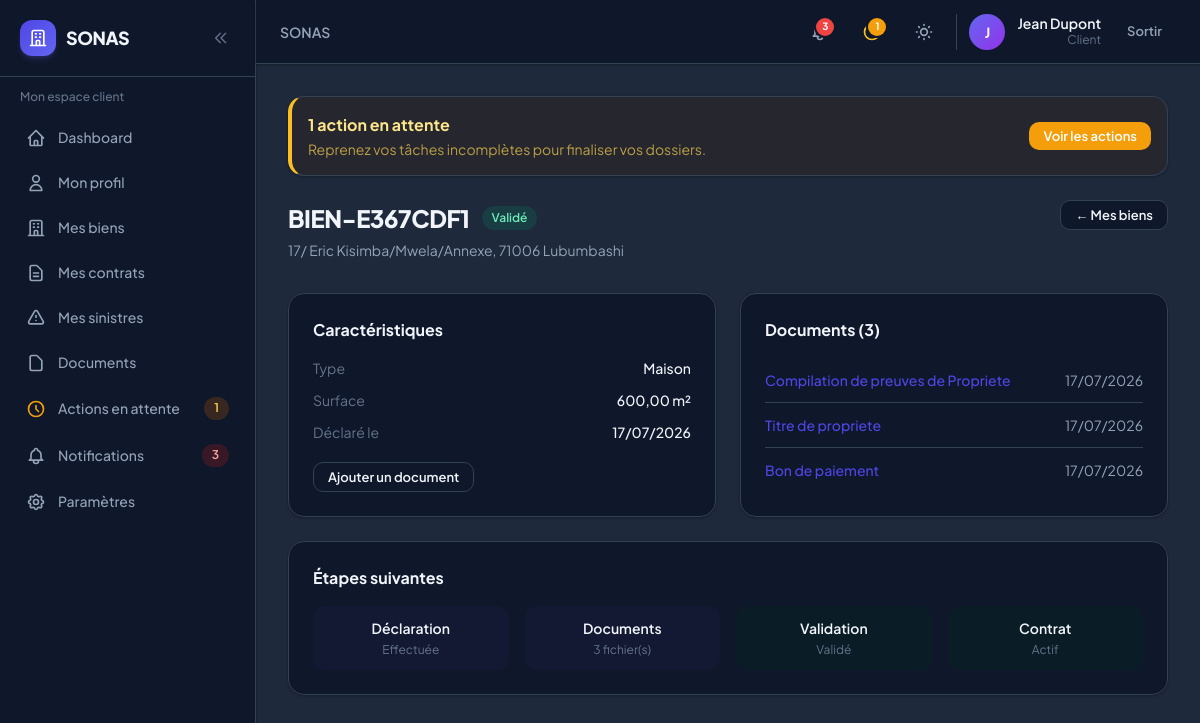
Screenshot of /client/biens/7/ (signed in) with the database file from the repository.
### accounts/models.py (models this page shows, shortened)
class User(AbstractUser):
    role = models.CharField(
        max_length=10,
        choices=UserRole.choices,
        default=UserRole.CLIENT,
        db_index=True,
    )
    phone = models.CharField(max_length=20, blank=True)
    theme_preference = models.CharField(
        max_length=10,
        choices=[('light', 'Clair'), ('dark', 'Sombre'), ('system', 'Système')],
        default='system',
    )
    created_at = models.DateTimeField(auto_now_add=True)
    updated_at = models.DateTimeField(auto_now=True)
    class Meta:
        verbose_name = 'Utilisateur'
        verbose_name_plural = 'Utilisateurs'
    @property
    def is_client(self):
        return self.role == UserRole.CLIENT
    @property
    def is_internal(self):
        return self.role in (UserRole.AGENT, UserRole.GERANT, UserRole.ADMIN)

### biens/models.py (models this page shows, shortened)
class Bien(models.Model):
    client = models.ForeignKey(Client, on_delete=models.CASCADE, related_name='biens')
    reference = models.CharField(max_length=50, unique=True)
    type_bien = models.CharField(max_length=20, choices=BienType.choices, default=BienType.APPARTEMENT)
    adresse = models.TextField()
    code_postal = models.CharField(max_length=10)
    ville = models.CharField(max_length=100)
    surface_m2 = models.DecimalField(max_digits=10, decimal_places=2, null=True, blank=True)
    valeur_estimee = models.DecimalField(
        max_digits=14,
        decimal_places=2,
        null=True,
        blank=True,
        help_text='Valeur estimée du bien en USD (utilisée pour la grille tarifaire).',
    )
    grille_tarifaire = models.ForeignKey(
        'contrats.GrilleTarifaire',
        on_delete=models.SET_NULL,
        null=True,
        blank=True,
        related_name='biens',
        verbose_name='Forfait d\'assurance',
    )
    description = models.TextField(blank=True)
    statut = models.CharField(max_length=15, choices=BienStatut.choices, default=BienStatut.EN_ATTENTE)
    motif_rejet = models.TextField(blank=True)
    created_at = models.DateTimeField(auto_now_add=True)
    updated_at = models.DateTimeField(auto_now=True)
    class Meta:
        verbose_name = 'Bien'
        verbose_name_plural = 'Biens'
        ordering = ['-created_at']

### documents/models.py (models this page shows, shortened)
class Document(models.Model):
    sinistre = models.ForeignKey(
        Sinistre, on_delete=models.CASCADE, null=True, blank=True, related_name='documents'
    )
    bien = models.ForeignKey(
        Bien, on_delete=models.CASCADE, null=True, blank=True, related_name='documents'
    )
    contrat = models.ForeignKey(
        'contrats.Contrat',
        on_delete=models.CASCADE,
        null=True,
        blank=True,
        related_name='documents',
    )
    type_document = models.CharField(max_length=20, choices=DocumentType.choices, default=DocumentType.JUSTIFICATIF)
    titre = models.CharField(max_length=200)
    fichier = models.FileField(upload_to=document_upload_path)
    taille_octets = models.PositiveIntegerField(default=0)
    uploaded_by = models.ForeignKey(
        settings.AUTH_USER_MODEL,
        on_delete=models.SET_NULL,
        null=True,
        related_name='documents_uploades',
    )
    created_at = models.DateTimeField(auto_now_add=True)
    class Meta:
        verbose_name = 'Document'
        verbose_name_plural = 'Documents'
        ordering = ['-created_at']

### contrats/models.py (models this page shows, shortened)
class Contrat(models.Model):
    client = models.ForeignKey(Client, on_delete=models.CASCADE, related_name='contrats')
    bien = models.ForeignKey(Bien, on_delete=models.CASCADE, related_name='contrats')
    reference = models.CharField(max_length=50, unique=True)
    date_debut = models.DateField()
    date_fin = models.DateField()
    statut = models.CharField(
        max_length=15,
        choices=ContratStatut.choices,
        default=ContratStatut.BROUILLON,
    )
    montant_annuel = models.DecimalField(max_digits=12, decimal_places=2, null=True, blank=True)
    plafond_indemnisation = models.DecimalField(
        max_digits=12,
        decimal_places=2,
        default=0,
        help_text='Plafond total d\'indemnisation du contrat (USD).',
    )
    montant_indemnise_cumule = models.DecimalField(
        max_digits=12,
        decimal_places=2,
        default=0,
        help_text='Montant total déjà indemnisé sur ce contrat (USD).',
    )
    grille_tarifaire = models.ForeignKey(
        GrilleTarifaire,
        on_delete=models.SET_NULL,
        null=True,
        blank=True,
        related_name='contrats',
        verbose_name='Forfait d\'assurance',
    )
    bon_paiement_reference = models.CharField(max_length=50, blank=True, db_index=True)
    paiement_valide = models.BooleanField(default=False)
    notes = models.TextField(blank=True)
    date_souscription = models.DateTimeField(null=True, blank=True)
    alerte_j30_envoyee = models.BooleanField(default=False)
    alerte_j15_envoyee = models.BooleanField(default=False)
    alerte_j7_envoyee = models.BooleanField(default=False)
    alerte_j0_envoyee = models.BooleanField(default=False)
    sinistres_bloques = models.BooleanField(default=False)
    created_at = models.DateTimeField(auto_now_add=True)
    updated_at = models.DateTimeField(auto_now=True)
    class Meta:
        verbose_name = 'Contrat'
        verbose_name_plural = 'Contrats'
        ordering = ['-created_at']

### biens/views.py (the view)
@client_required
def bien_detail_client(request, pk):
    client = request.user.client_profile
    bien = get_object_or_404(
        Bien.objects.prefetch_related('documents'),
        pk=pk, client=client,
    )
    from contrats.models import Contrat, ContratStatut
    contrat_actif = Contrat.objects.filter(
        client=client, bien=bien,
        statut__in=(ContratStatut.EN_ATTENTE, ContratStatut.BROUILLON, ContratStatut.ACTIF),
    ).first()
    peut_souscrire = False
    return render(request, 'biens/detail.html', {
        'bien': bien,
        'contrat_actif': contrat_actif,
        'peut_souscrire': peut_souscrire,
        'show_next_steps': True,
    })

### notifications/services.py (called while the page is built)
def get_pending_actions_count(user):
    return ActionEnAttente.objects.filter(user=user, is_resolved=False).count()

def get_unread_count(user):
    return Notification.objects.filter(user=user, is_read=False).count()

def get_recent_notifications(user, limit=5):
    return Notification.objects.filter(user=user).order_by('-created_at')[:limit]

### templates/biens/detail.html (shortened to what this page needs)
{% extends 'base.html' %}
{% block content %}
<div class="sonas-page-header flex flex-col sm:flex-row sm:items-start sm:justify-between gap-4 mb-8">
    <div>
        <div class="flex flex-wrap items-center gap-3 mb-1">
            <h1>{{ bien.reference }}</h1>
            <span class="sonas-badge sonas-badge-{% if bien.statut == 'VALIDE' %}green{% elif bien.statut == 'REJETE' %}red{% else %}yellow{% endif %}">
                {{ bien.get_statut_display }}
            </span>
        </div>
        <p>{{ bien.adresse }}, {{ bien.code_postal }} {{ bien.ville }}</p>
    </div>
    <a href="{% url 'biens_client:list' %}" class="sonas-btn sonas-btn-secondary sonas-btn-sm shrink-0">← Mes biens</a>
</div>
<div class="grid lg:grid-cols-2 gap-6">
    <div class="sonas-card p-6">
        <h2 class="font-bold mb-4">Caractéristiques</h2>
        <dl class="space-y-3 text-sm">
            <div class="flex justify-between gap-4"><dt class="text-slate-500">Type</dt><dd class="font-medium">{{ bien.get_type_bien_display }}</dd></div>
            <div class="flex justify-between gap-4"><dt class="text-slate-500">Surface</dt><dd class="font-medium">{% if bien.surface_m2 %}{{ bien.surface_m2 }} m²{% else %}—{% endif %}</dd></div>
            <div class="flex justify-between gap-4"><dt class="text-slate-500">Déclaré le</dt><dd class="font-medium">{{ bien.created_at|date:"d/m/Y" }}</dd></div>
        </dl>
        {% if user.is_client %}
        <a href="{% url 'documents_client:upload' %}?bien={{ bien.pk }}" class="sonas-btn sonas-btn-secondary sonas-btn-sm mt-5">Ajouter un document</a>
        {% endif %}
    </div>
    <div class="sonas-card p-6">
        <h2 class="font-bold mb-4">Documents ({{ bien.documents.count }})</h2>
        {% if bien.documents.all %}
        <ul class="divide-y divide-slate-100 dark:divide-slate-700">
            {% for doc in bien.documents.all %}
            <li class="py-3 flex justify-between items-center gap-3 text-sm">
                <a href="{{ doc.fichier.url }}" class="text-indigo-600 hover:underline font-medium truncate" target="_blank">{{ doc.titre }}</a>
                <span class="text-slate-400 shrink-0">{{ doc.created_at|date:"d/m/Y" }}</span>
            </li>
            {% endfor %}
        </ul>
        {% else %}
        <p class="text-sm text-slate-500 mb-4">Aucun document. Les justificatifs accélèrent la validation.</p>
        {% if user.is_client %}
        <a href="{% url 'documents_client:upload' %}?bien={{ bien.pk }}" class="sonas-btn sonas-btn-primary sonas-btn-sm">Uploader un document</a>
        {% endif %}
        {% endif %}
    </div>
</div>
{% if show_next_steps and user.is_client %}
<div class="mt-6 sonas-card p-6">
    <h2 class="font-bold mb-4">Étapes suivantes</h2>
    <div class="grid sm:grid-cols-4 gap-4 text-center text-sm">
        <div class="p-3 rounded-xl bg-indigo-50 dark:bg-indigo-950/30">
            <p class="font-semibold">Déclaration</p>
            <p class="text-slate-500 text-xs mt-1">Effectuée</p>
        </div>
        <div class="p-3 rounded-xl {% if bien.documents.count %}bg-indigo-50 dark:bg-indigo-950/30{% else %}bg-slate-50 dark:bg-slate-800/50{% endif %}">
            <p class="font-semibold">Documents</p>
            <p class="text-slate-500 text-xs mt-1">{% if bien.documents.count %}{{ bien.documents.count }} fichier(s){% else %}À compléter{% endif %}</p>
        </div>
        <div class="p-3 rounded-xl {% if bien.statut == 'VALIDE' %}bg-emerald-50 dark:bg-emerald-950/30{% endif %}">
            <p class="font-semibold">Validation</p>
            <p class="text-slate-500 text-xs mt-1">{{ bien.get_statut_display }}</p>
        </div>
        <div class="p-3 rounded-xl {% if contrat_actif %}bg-emerald-50 dark:bg-emerald-950/30{% endif %}">
            <p class="font-semibold">Contrat</p>
            <p class="text-slate-500 text-xs mt-1">{% if contrat_actif %}{{ contrat_actif.get_statut_display }}{% elif peut_souscrire %}Disponible{% else %}—{% endif %}</p>
        </div>
    </div>
</div>
{% endif %}
{% endblock %}

### templates/partials/navbar.html (shortened to what this page needs)
<header class="sticky top-0 z-30 sonas-card border-0 border-b rounded-none px-3 sm:px-6 h-14 sm:h-16 flex items-center justify-between shrink-0 gap-2">
    <div class="flex items-center gap-2 sm:gap-4 min-w-0 flex-1">
        <h2 class="text-sm font-semibold text-slate-500 dark:text-slate-400 truncate hidden lg:block">
            {% block page_breadcrumb %}SONAS{% endblock %}
        </h2>
    </div>
    <div class="flex items-center gap-1 sm:gap-3 shrink-0">
        <a href="{% url url_notifications_list %}" class="relative p-2.5 rounded-xl hover:bg-slate-100 dark:hover:bg-slate-800 transition-colors" title="Notifications{% if unread_notifications_count %} ({{ unread_notifications_count }}){% endif %}">
            {% if unread_notifications_count %}
            <span class="absolute top-1.5 right-1.5 min-w-[1.125rem] h-[1.125rem] px-0.5 bg-red-500 rounded-full ring-2 ring-white dark:ring-slate-900 text-[10px] font-bold text-white flex items-center justify-center">{{ unread_notifications_count }}</span>
            {% endif %}
        </a>
        {% if pending_actions_count %}
        <a href="{% url url_pending_actions %}" class="relative p-2.5 rounded-xl hover:bg-slate-100 dark:hover:bg-slate-800 transition-colors" title="Actions en attente ({{ pending_actions_count }})">
            <span class="absolute top-1.5 right-1.5 min-w-[1.125rem] h-[1.125rem] px-0.5 bg-amber-500 rounded-full ring-2 ring-white dark:ring-slate-900 text-[10px] font-bold text-white flex items-center justify-center">{{ pending_actions_count }}</span>
        </a>
        {% endif %}
        <button @click="toggle()" class="p-2.5 rounded-xl hover:bg-slate-100 dark:hover:bg-slate-800 transition-colors" title="Thème">
        </button>
        <div class="hidden sm:flex items-center gap-3 pl-3 border-l border-slate-200 dark:border-slate-700">
            <div class="w-9 h-9 rounded-full bg-gradient-to-br from-indigo-500 to-purple-600 flex items-center justify-center text-white text-sm font-bold">
                {{ user.first_name|first|default:user.username|first|upper }}
            </div>
            <div class="text-right hidden md:block">
                <p class="text-sm font-semibold leading-tight">{{ user.get_full_name|default:user.username }}</p>
                <p class="text-xs text-slate-500">{{ user.get_role_display }}</p>
            </div>
        </div>
        <form method="post" action="{% url 'accounts:logout' %}">
            <button type="submit" class="sonas-btn sonas-btn-ghost sonas-btn-sm">Sortir</button>
        </form>
    </div>
</header>

### static/css/sonas.css (style rules this page uses)
:root { --sonas-primary: #4f46e5; --sonas-primary-hover: #4338ca; --sonas-primary-light: #eef2ff; --sonas-danger: #ef4444; --sonas-warning: #f59e0b; --sonas-success: #10b981; --sonas-surface: #ffffff; --sonas-surface-2: #f8fafc; --sonas-border: #e2e8f0; --sonas-text: #0f172a; --sonas-muted: #64748b; --sonas-radius: 0.75rem; --sonas-radius-lg: 1rem; --sonas-shadow: 0 1px 3px rgb(15 23 42 / 0.06), 0 1px 2px rgb(15 23 42 / 0.04); --sonas-shadow-md: 0 4px 6px -1px rgb(15 23 42 / 0.07), 0 2px 4px -2px rgb(15 23 42 / 0.05); --sonas-shadow-lg: 0 20px 40px -12px rgb(15 23 42 / 0.12); }
.dark { --sonas-primary: #818cf8; --sonas-primary-hover: #a5b4fc; --sonas-primary-light: rgb(79 70 229 / 0.15); --sonas-surface: #0f172a; --sonas-surface-2: #1e293b; --sonas-border: #334155; --sonas-text: #f1f5f9; --sonas-muted: #94a3b8; --sonas-shadow: 0 1px 3px rgb(0 0 0 / 0.3); --sonas-shadow-md: 0 4px 12px rgb(0 0 0 / 0.35); --sonas-shadow-lg: 0 20px 40px rgb(0 0 0 / 0.45); }
body { font-family: 'Plus Jakarta Sans', system-ui, sans-serif; -webkit-font-smoothing: antialiased; }
.sonas-btn { display: inline-flex; align-items: center; justify-content: center; gap: 0.5rem; padding: 0.625rem 1.25rem; font-size: 0.875rem; font-weight: 600; border-radius: 0.625rem; transition: all 0.2s ease; cursor: pointer; border: none; text-decoration: none; line-height: 1.25; }
.sonas-btn-secondary { background: var(--sonas-surface); color: var(--sonas-text); border: 1px solid var(--sonas-border); }
.sonas-btn-ghost { background: transparent; color: var(--sonas-muted); }
.sonas-btn-sm { padding: 0.375rem 0.875rem; font-size: 0.8125rem; }
.sonas-card { background: var(--sonas-surface); border: 1px solid var(--sonas-border); border-radius: var(--sonas-radius-lg); box-shadow: var(--sonas-shadow); transition: box-shadow 0.2s, border-color 0.2s, transform 0.2s; }
.sonas-badge { display: inline-flex; align-items: center; padding: 0.2rem 0.625rem; font-size: 0.75rem; font-weight: 600; border-radius: 9999px; line-height: 1.4; }
.sonas-badge-green { background: #d1fae5; color: #047857; }
.dark .sonas-badge-green { background: rgb(4 120 87 / 0.25); color: #6ee7b7; }
.sonas-page-header h1 { font-size: 1.5rem; font-weight: 800; letter-spacing: -0.02em; color: var(--sonas-text); }
.sonas-page-header p { font-size: 0.875rem; color: var(--sonas-muted); margin-top: 0.25rem; }

### rows the page displays
User: first_name|first "J", get_full_name "Jean Dupont", role "Client"
Bien: reference "BIEN-E367CDF1", statut "Validé", adresse "17/ Eric Kisimba/Mwela/Annexe", code_postal "71006", ville "Lubumbashi", type_bien "Maison", surface_m2 "600,00", created_at "17/07/2026", documents.count "3"
Document: titre "Compilation de preuves de Propriete", created_at "17/07/2026"
Document: titre "Titre de propriete", created_at "17/07/2026"
Document: titre "Bon de paiement", created_at "17/07/2026"
Contrat: statut "Actif"

### other values shown
{{ pending_actions_count }} "1"
{{ unread_notifications_count }} "3"
